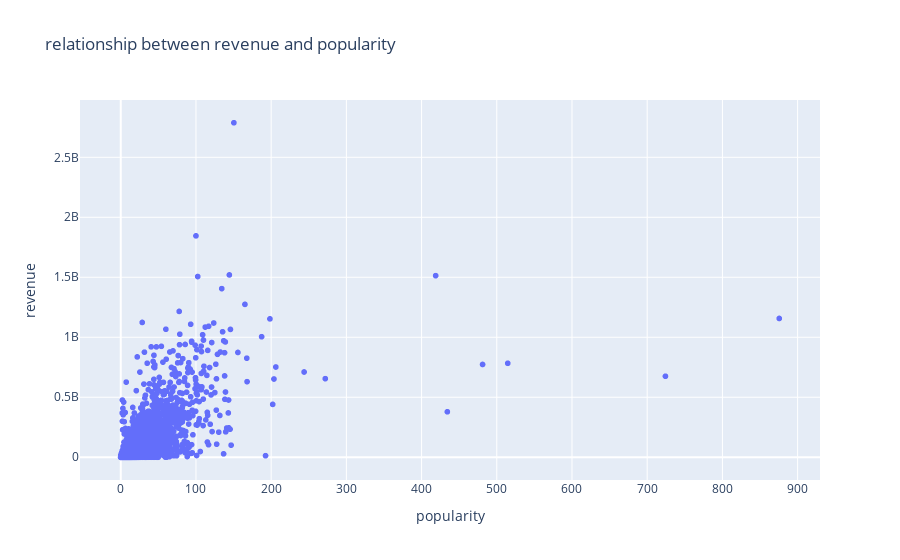
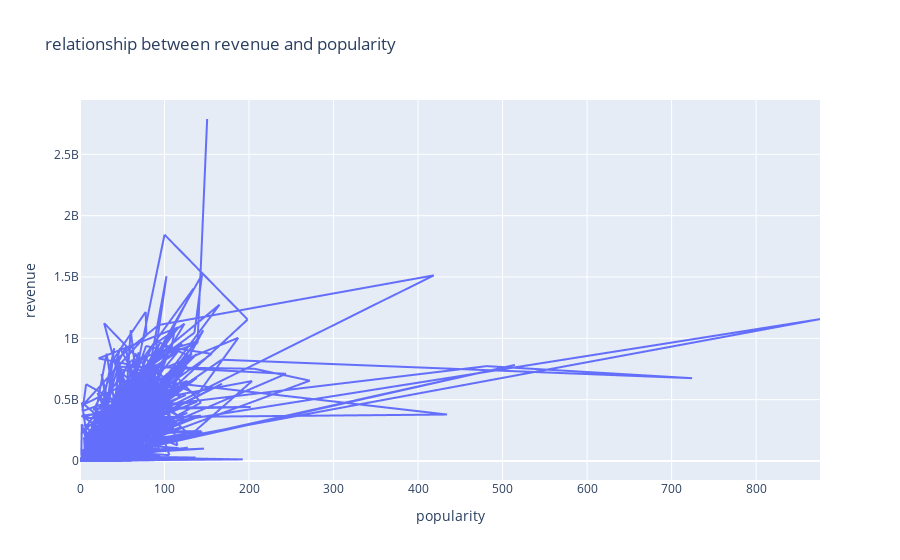

Notebook code for these charts, in order:
### Markdown cell above
## Q8: Use line chart to draw the relationship between revenue and popularity.
![p4.png](attachment:p4.png)

### Code cell
#I put two Chart because the question say 'line chart' and the pic is 'scatter' ^__^
fig=px.line(combine, x='popularity', y='revenue',title='relationship between revenue and popularity')
figg = px.scatter(combine, x='popularity', y='revenue',title='relationship between revenue and popularity')
figg.show()
fig.show()

### Figure 1 — Plotly figure (JSON) as saved in the notebook; plotly's stock layout.template omitted (floating-point values rounded to 4 significant figures; data arrays with more than 128 entries replaced by an {"elided": "..."} marker saying what was removed)
{"data": [{"hovertemplate": "popularity=%{x}<br>revenue=%{y}<extra></extra>", "legendgroup": "", "marker": {"color": "#636efa", "symbol": "circle"}, "mode": "markers", "name": "", "showlegend": false, "type": "scattergl", "x": {"elided": "9606 float values"}, "xaxis": "x", "y": {"elided": "9606 int values"}, "yaxis": "y"}], "layout": {"legend": {"tracegroupgap": 0}, "title": {"text": "relationship between revenue and popularity"}, "xaxis": {"anchor": "y", "domain": [0, 1], "title": {"text": "popularity"}}, "yaxis": {"anchor": "x", "domain": [0, 1], "title": {"text": "revenue"}}}}

### Figure 2 — Plotly figure (JSON) as saved in the notebook; plotly's stock layout.template omitted (floating-point values rounded to 4 significant figures; data arrays with more than 128 entries replaced by an {"elided": "..."} marker saying what was removed)
{"data": [{"hovertemplate": "popularity=%{x}<br>revenue=%{y}<extra></extra>", "legendgroup": "", "line": {"color": "#636efa", "dash": "solid"}, "marker": {"symbol": "circle"}, "mode": "lines", "name": "", "showlegend": false, "type": "scattergl", "x": {"elided": "9606 float values"}, "xaxis": "x", "y": {"elided": "9606 int values"}, "yaxis": "y"}], "layout": {"legend": {"tracegroupgap": 0}, "title": {"text": "relationship between revenue and popularity"}, "xaxis": {"anchor": "y", "domain": [0, 1], "title": {"text": "popularity"}}, "yaxis": {"anchor": "x", "domain": [0, 1], "title": {"text": "revenue"}}}}
